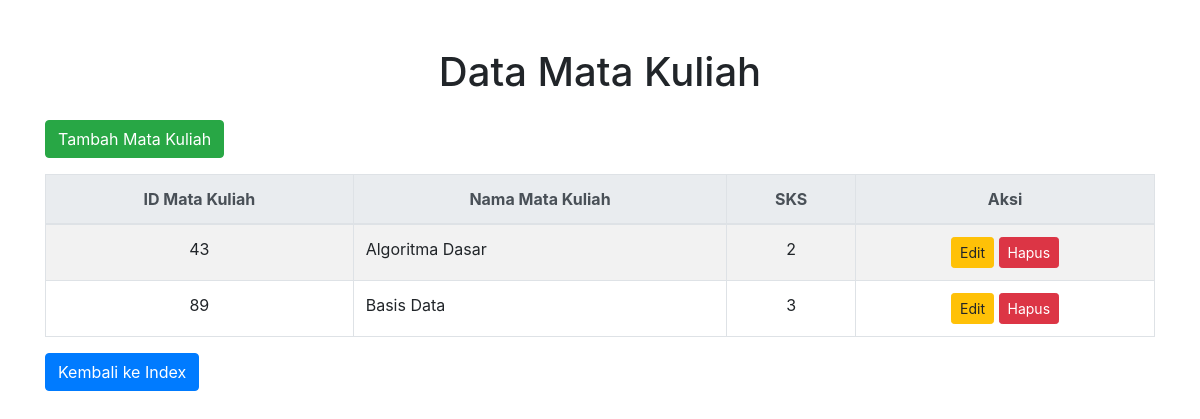
/admin/matakuliah/index.php (signed in), run on the app's committed database.
### tables this page shows
CREATE TABLE `tbl_matkul` (
  `kd_matkul` int(11) NOT NULL,
  `nama_matkul` varchar(50) NOT NULL,
  `sks` int(11) NOT NULL
);

### admin/matakuliah/index.php (the view, shortened to what this page needs)
<?php
$host = "localhost";
$username = "root";
$password = "";
$dbname = "db_pelatihan";
$conn = new mysqli($host, $username, $password, $dbname);
$matkul_sql = "SELECT * FROM tbl_matkul";
$matkul_result = $conn->query($matkul_sql);
?>
<!DOCTYPE html>
<html lang="en">
<head>
    <link href="https://stackpath.bootstrapcdn.com/bootstrap/4.5.2/css/bootstrap.min.css" rel="stylesheet">
    <link href="https://cdn.jsdelivr.net/npm/sweetalert2@11/dist/sweetalert2.min.css" rel="stylesheet">
</head>
<body class="container mt-5">
    <h1 class="text-center mb-4">Data Mata Kuliah</h1>
    <div class="text-left mb-3">
        <button onclick="window.location.href='tambah.php'" class="btn btn-success">Tambah Mata Kuliah</button>
    </div>
    <table class="table table-bordered table-striped">
        <thead class="thead-light">
            <tr>
                <th class="text-center">ID Mata Kuliah</th>
                <th class="text-center">Nama Mata Kuliah</th>
                <th class="text-center">SKS</th>
                <th class="text-center">Aksi</th>
            </tr>
        </thead>
        <tbody>
            <?php if ($matkul_result->num_rows > 0) { ?>
                <?php while ($row = $matkul_result->fetch_assoc()) { ?>
                    <tr>
                        <td class="text-center"><?php echo $row['kd_matkul']; ?></td>
                        <td><?php echo $row['nama_matkul']; ?></td>
                        <td class="text-center"><?php echo $row['sks']; ?></td>
                        <td class="text-center">
                            <a href="edit.php?kd_matkul=<?php echo $row['kd_matkul']; ?>" class="btn btn-warning btn-sm">Edit</a>
                            <a href="#" class="btn btn-danger btn-sm" onclick="confirmDelete('<?php echo $row['kd_matkul']; ?>')">Hapus</a>
                        </td>
                    </tr>
                <?php } ?>
            <?php } else { ?>
                <tr>
                    <td colspan="4" class="text-center">Tidak ada data mata kuliah ditemukan.</td>
                </tr>
            <?php } ?>
        </tbody>
    </table>
    <div class="text-left mt-3">
        <button onclick="window.location.href='../../index.php'" class="btn btn-primary">Kembali ke Index</button>
    </div>
</body>
</html>

### data on the page
tbl_matkul: kd_matkul "43", nama_matkul "Algoritma Dasar", sks "2"
tbl_matkul: kd_matkul "89", nama_matkul "Basis Data", sks "3"
